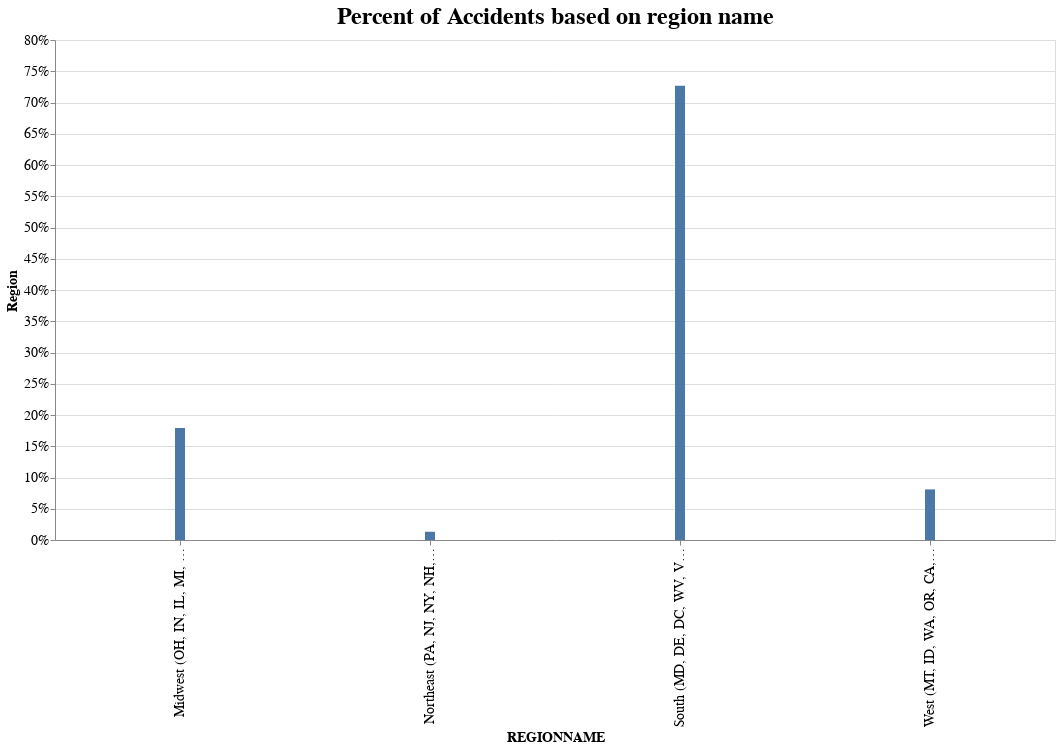

The cell this chart's notebook holds for it:
### Code cell
def bar_accident_region(df):

    columns = ['REGIONNAME']
    df = df[columns]
    # Normalize percent of accidents based on REGIONNAME, intersection type
    bar = alt.Chart(df, title='Percent of Accidents based on region name').transform_aggregate(
        count='count()',
        groupby=['REGIONNAME']
    ).transform_joinaggregate(
        total='sum(count)'
    ).transform_calculate(
        frac='datum.count / datum.total'
    ).mark_bar(size=10).encode(
        x=alt.X('REGIONNAME:N'),
        y=alt.Y('frac:Q', title='Region',axis=alt.Axis(format='%')),
    ).properties(
        width=1000,
        height=500
    ).configure_axis(
        labelFontSize=14,
        titleFontSize=14
    ).configure_title(fontSize=24)
    return bar

bar_accident_region(df_merged)

### Figure 1 — Vega-Lite specification as saved in the notebook (floating-point values rounded to 4 significant figures; data arrays with more than 128 entries replaced by an {"elided": "..."} marker saying what was removed)
{"config": {"view": {"continuousWidth": 300, "continuousHeight": 300}, "axis": {"labelFontSize": 14, "titleFontSize": 14}, "title": {"fontSize": 24}}, "data": {"name": "data-1042b5f0c424503d86f94e6964f83548"}, "mark": {"type": "bar", "size": 10}, "encoding": {"x": {"field": "REGIONNAME", "type": "nominal"}, "y": {"axis": {"format": "%"}, "field": "frac", "title": "Region", "type": "quantitative"}}, "height": 500, "title": "Percent of Accidents based on region name", "transform": [{"aggregate": [{"op": "count", "as": "count"}], "groupby": ["REGIONNAME"]}, {"joinaggregate": [{"op": "sum", "field": "count", "as": "total"}]}, {"calculate": "datum.count / datum.total", "as": "frac"}], "width": 1000, "$schema": "https://vega.github.io/schema/vega-lite/v5.8.0.json", "datasets": {"data-1042b5f0c424503d86f94e6964f83548": {"elided": "3409 records"}}}
